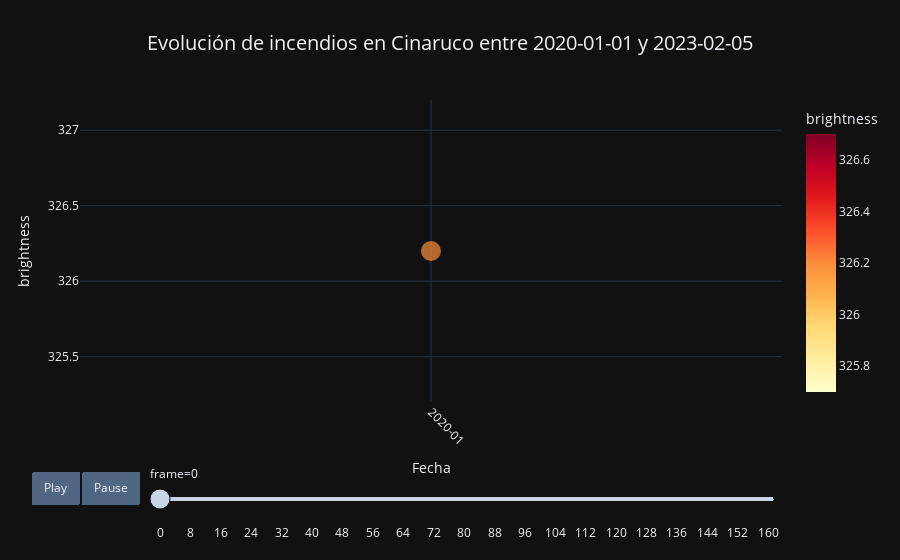

The notebook cell saved with this chart:
### Code cell
fires_evolution_in_parks(joined_df, "2020-01-01", "2023-12-31", "Cinaruco", True)

### Figure 1 — Plotly figure (JSON) as saved in the notebook; plotly's stock layout.template omitted (floating-point values rounded to 4 significant figures)
{"data": [{"hovertemplate": "frame=0<br>Fecha=%{x}<br>brightness=%{marker.color}<extra></extra>", "legendgroup": "", "marker": {"color": [326.2], "coloraxis": "coloraxis", "opacity": 0.7, "size": 20, "symbol": "circle"}, "mode": "markers", "name": "", "orientation": "v", "showlegend": false, "type": "scatter", "x": ["2020-01-05T00:00:00"], "xaxis": "x", "y": [326.2], "yaxis": "y"}], "layout": {"coloraxis": {"colorbar": {"title": {"text": "brightness"}}, "colorscale": [[0, "rgb(255,255,204)"], [0.125, "rgb(255,237,160)"], [0.25, "rgb(254,217,118)"], [0.375, "rgb(254,178,76)"], [0.5, "rgb(253,141,60)"], [0.625, "rgb(252,78,42)"], [0.75, "rgb(227,26,28)"], [0.875, "rgb(189,0,38)"], [1, "rgb(128,0,38)"]]}, "legend": {"tracegroupgap": 0}, "sliders": [{"active": 0, "currentvalue": {"prefix": "frame="}, "len": 0.9, "pad": {"b": 10, "t": 60}, "steps": [{"args": [["0"], {"frame": {"duration": 0, "redraw": false}, "fromcurrent": true, "mode": "immediate", "transition": {"duration": 0, "easing": "linear"}}], "label": "0", "method": "animate"}, {"args": [["1"], {"frame": {"duration": 0, "redraw": false}, "fromcurrent": true, "mode": "immediate", "transition": {"duration": 0, "easing": "linear"}}], "label": "1", "method": "animate"}, {"args": [["2"], {"frame": {"duration": 0, "redraw": false}, "fromcurrent": true, "mode": "immediate", "transition": {"duration": 0, "easing": "linear"}}], "label": "2", "method": "animate"}, {"args": [["3"], {"frame": {"duration": 0, "redraw": false}, "fromcurrent": true, "mode": "immediate", "transition": {"duration": 0, "easing": "linear"}}], "label": "3", "method": "animate"}, {"args": [["4"], {"frame": {"duration": 0, "redraw": false}, "fromcurrent": true, "mode": "immediate", "transition": {"duration": 0, "easing": "linear"}}], "label": "4", "method": "animate"}, {"args": [["5"], {"frame": {"duration": 0, "redraw": false}, "fromcurrent": true, "mode": "immediate", "transition": {"duration": 0, "easing": "linear"}}], "label": "5", "method": "animate"}, {"args": [["6"], {"frame": {"duration": 0, "redraw": false}, "fromcurrent": true, "mode": "immediate", "transition": {"duration": 0, "easing": "linear"}}], "label": "6", "method": "animate"}, {"args": [["7"], {"frame": {"duration": 0, "redraw": false}, "fromcurrent": true, "mode": "immediate", "transition": {"duration": 0, "easing": "linear"}}], "label": "7", "method": "animate"}, {"args": [["8"], {"frame": {"duration": 0, "redraw": false}, "fromcurrent": true, "mode": "immediate", "transition": {"duration": 0, "easing": "linear"}}], "label": "8", "method": "animate"}, {"args": [["9"], {"frame": {"duration": 0, "redraw": false}, "fromcurrent": true, "mode": "immediate", "transition": {"duration": 0, "easing": "linear"}}], "label": "9", "method": "animate"}, {"args": [["10"], {"frame": {"duration": 0, "redraw": false}, "fromcurrent": true, "mode": "immediate", "transition": {"duration": 0, "easing": "linear"}}], "label": "10", "method": "animate"}, {"args": [["11"], {"frame": {"duration": 0, "redraw": false}, "fromcurrent": true, "mode": "immediate", "transition": {"duration": 0, "easing": "linear"}}], "label": "11", "method": "animate"}, {"args": [["12"], {"frame": {"duration": 0, "redraw": false}, "fromcurrent": true, "mode": "immediate", "transition": {"duration": 0, "easing": "linear"}}], "label": "12", "method": "animate"}, {"args": [["13"], {"frame": {"duration": 0, "redraw": false}, "fromcurrent": true, "mode": "immediate", "transition": {"duration": 0, "easing": "linear"}}], "label": "13", "method": "animate"}, {"args": [["14"], {"frame": {"duration": 0, "redraw": false}, "fromcurrent": true, "mode": "immediate", "transition": {"duration": 0, "easing": "linear"}}], "label": "14", "method": "animate"}, {"args": [["15"], {"frame": {"duration": 0, "redraw": false}, "fromcurrent": true, "mode": "immediate", "transition": {"duration": 0, "easing": "linear"}}], "label": "15", "method": "animate"}, {"args": [["16"], {"frame": {"duration": 0, "redraw": false}, "fromcurrent": true, "mode": "immediate", "transition": {"duration": 0, "easing": "linear"}}], "label": "16", "method": "animate"}, {"args": [["17"], {"frame": {"duration": 0, "redraw": false}, "fromcurrent": true, "mode": "immediate", "transition": {"duration": 0, "easing": "linear"}}], "label": "17", "method": "animate"}, {"args": [["18"], {"frame": {"duration": 0, "redraw": false}, "fromcurrent": true, "mode": "immediate", "transition": {"duration": 0, "easing": "linear"}}], "label": "18", "method": "animate"}, {"args": [["19"], {"frame": {"duration": 0, "redraw": false}, "fromcurrent": true, "mode": "immediate", "transition": {"duration": 0, "easing": "linear"}}], "label": "19", "method": "animate"}, {"args": [["20"], {"frame": {"duration": 0, "redraw": false}, "fromcurrent": true, "mode": "immediate", "transition": {"duration": 0, "easing": "linear"}}], "label": "20", "method": "animate"}, {"args": [["21"], {"frame": {"duration": 0, "redraw": false}, "fromcurrent": true, "mode": "immediate", "transition": {"duration": 0, "easing": "linear"}}], "label": "21", "method": "animate"}, {"args": [["22"], {"frame": {"duration": 0, "redraw": false}, "fromcurrent": true, "mode": "immediate", "transition": {"duration": 0, "easing": "linear"}}], "label": "22", "method": "animate"}, {"args": [["23"], {"frame": {"duration": 0, "redraw": false}, "fromcurrent": true, "mode": "immediate", "transition": {"duration": 0, "easing": "linear"}}], "label": "23", "method": "animate"}, {"args": [["24"], {"frame": {"duration": 0, "redraw": false}, "fromcurrent": true, "mode": "immediate", "transition": {"duration": 0, "easing": "linear"}}], "label": "24", "method": "animate"}, {"args": [["25"], {"frame": {"duration": 0, "redraw": false}, "fromcurrent": true, "mode": "immediate", "transition": {"duration": 0, "easing": "linear"}}], "label": "25", "method": "animate"}, {"args": [["26"], {"frame": {"duration": 0, "redraw": false}, "fromcurrent": true, "mode": "immediate", "transition": {"duration": 0, "easing": "linear"}}], "label": "26", "method": "animate"}, {"args": [["27"], {"frame": {"duration": 0, "redraw": false}, "fromcurrent": true, "mode": "immediate", "transition": {"duration": 0, "easing": "linear"}}], "label": "27", "method": "animate"}, {"args": [["28"], {"frame": {"duration": 0, "redraw": false}, "fromcurrent": true, "mode": "immediate", "transition": {"duration": 0, "easing": "linear"}}], "label": "28", "method": "animate"}, {"args": [["29"], {"frame": {"duration": 0, "redraw": false}, "fromcurrent": true, "mode": "immediate", "transition": {"duration": 0, "easing": "linear"}}], "label": "29", "method": "animate"}, {"args": [["30"], {"frame": {"duration": 0, "redraw": false}, "fromcurrent": true, "mode": "immediate", "transition": {"duration": 0, "easing": "linear"}}], "label": "30", "method": "animate"}, {"args": [["31"], {"frame": {"duration": 0, "redraw": false}, "fromcurrent": true, "mode": "immediate", "transition": {"duration": 0, "easing": "linear"}}], "label": "31", "method": "animate"}, {"args": [["32"], {"frame": {"duration": 0, "redraw": false}, "fromcurrent": true, "mode": "immediate", "transition": {"duration": 0, "easing": "linear"}}], "label": "32", "method": "animate"}, {"args": [["33"], {"frame": {"duration": 0, "redraw": false}, "fromcurrent": true, "mode": "immediate", "transition": {"duration": 0, "easing": "linear"}}], "label": "33", "method": "animate"}, {"args": [["34"], {"frame": {"duration": 0, "redraw": false}, "fromcurrent": true, "mode": "immediate", "transition": {"duration": 0, "easing": "linear"}}], "label": "34", "method": "animate"}, {"args": [["35"], {"frame": {"duration": 0, "redraw": false}, "fromcurrent": true, "mode": "immediate", "transition": {"duration": 0, "easing": "linear"}}], "label": "35", "method": "animate"}, {"args": [["36"], {"frame": {"duration": 0, "redraw": false}, "fromcurrent": true, "mode": "immediate", "transition": {"duration": 0, "easing": "linear"}}], "label": "36", "method": "animate"}, {"args": [["37"], {"frame": {"duration": 0, "redraw": false}, "fromcurrent": true, "mode": "immediate", "transition": {"duration": 0, "easing": "linear"}}], "label": "37", "method": "animate"}, {"args": [["38"], {"frame": {"duration": 0, "redraw": false}, "fromcurrent": true, "mode": "immediate", "transition": {"duration": 0, "easing": "linear"}}], "label": "38", "method": "animate"}, {"args": [["39"], {"frame": {"duration": 0, "redraw": false}, "fromcurrent": true, "mode": "immediate", "transition": {"duration": 0, "easing": "linear"}}], "label": "39", "method": "animate"}, {"args": [["40"], {"frame": {"duration": 0, "redraw": false}, "fromcurrent": true, "mode": "immediate", "transition": {"duration": 0, "easing": "linear"}}], "label": "40", "method": "animate"}, {"args": [["41"], {"frame": {"duration": 0, "redraw": false}, "fromcurrent": true, "mode": "immediate", "transition": {"duration": 0, "easing": "linear"}}], "label": "41", "method": "animate"}, {"args": [["42"], {"frame": {"duration": 0, "redraw": false}, "fromcurrent": true, "mode": "immediate", "transition": {"duration": 0, "easing": "linear"}}], "label": "42", "method": "animate"}, {"args": [["43"], {"frame": {"duration": 0, "redraw": false}, "fromcurrent": true, "mode": "immediate", "transition": {"duration": 0, "easing": "linear"}}], "label": "43", "method": "animate"}, {"args": [["44"], {"frame": {"duration": 0, "redraw": false}, "fromcurrent": true, "mode": "immediate", "transition": {"duration": 0, "easing": "linear"}}], "label": "44", "method": "animate"}, {"args": [["45"], {"frame": {"duration": 0, "redraw": false}, "fromcurrent": true, "mode": "immediate", "transition": {"duration": 0, "easing": "linear"}}], "label": "45", "method": "animate"}, {"args": [["46"], {"frame": {"duration": 0, "redraw": false}, "fromcurrent": true, "mode": "immediate", "transition": {"duration": 0, "easing": "linear"}}], "label": "46", "method": "animate"}, {"args": [["47"], {"frame": {"duration": 0, "redraw": false}, "fromcurrent": true, "mode": "immediate", "transition": {"duration": 0, "easing": "linear"}}], "label": "47", "method": "animate"}, {"args": [["48"], {"frame": {"duration": 0, "redraw": false}, "fromcurrent": true, "mode": "immediate", "transition": {"duration": 0, "easing": "linear"}}], "label": "48", "method": "animate"}, {"args": [["49"], {"frame": {"duration": 0, "redraw": false}, "fromcurrent": true, "mode": "immediate", "transition": {"duration": 0, "easing": "linear"}}], "label": "49", "method": "animate"}, {"args": [["50"], {"frame": {"duration": 0, "redraw": false}, "fromcurrent": true, "mode": "immediate", "transition": {"duration": 0, "easing": "linear"}}], "label": "50", "method": "animate"}, {"args": [["51"], {"frame": {"duration": 0, "redraw": false}, "fromcurrent": true, "mode": "immediate", "transition": {"duration": 0, "easing": "linear"}}], "label": "51", "method": "animate"}, {"args": [["52"], {"frame": {"duration": 0, "redraw": false}, "fromcurrent": true, "mode": "immediate", "transition": {"duration": 0, "easing": "linear"}}], "label": "52", "method": "animate"}, {"args": [["53"], {"frame": {"duration": 0, "redraw": false}, "fromcurrent": true, "mode": "immediate", "transition": {"duration": 0, "easing": "linear"}}], "label": "53", "method": "animate"}, {"args": [["54"], {"frame": {"duration": 0, "redraw": false}, "fromcurrent": true, "mode": "immediate", "transition": {"duration": 0, "easing": "linear"}}], "label": "54", "method": "animate"}, {"args": [["55"], {"frame": {"duration": 0, "redraw": false}, "fromcurrent": true, "mode": "immediate", "transition": {"duration": 0, "easing": "linear"}}], "label": "55", "method": "animate"}, {"args": [["56"], {"frame": {"duration": 0, "redraw": false}, "fromcurrent": true, "mode": "immediate", "transition": {"duration": 0, "easing": "linear"}}], "label": "56", "method": "animate"}, {"args": [["57"], {"frame": {"duration": 0, "redraw": false}, "fromcurrent": true, "mode": "immediate", "transition": {"duration": 0, "easing": "linear"}}], "label": "57", "method": "animate"}, {"args": [["58"], {"frame": {"duration": 0, "redraw": false}, "fromcurrent": true, "mode": "immediate", "transition": {"duration": 0, "easing": "linear"}}], "label": "58", "method": "animate"}, {"args": [["59"], {"frame": {"duration": 0, "redraw": false}, "fromcurrent": true, "mode": "immediate", "transition": {"duration": 0, "easing": "linear"}}], "label": "59", "method": "animate"}, {"args": [["60"], {"frame": {"duration": 0, "redraw": false}, "fromcurrent": true, "mode": "immediate", "transition": {"duration": 0, "easing": "linear"}}], "label": "60", "method": "animate"}, {"args": [["61"], {"frame": {"duration": 0, "redraw": false}, "fromcurrent": true, "mode": "immediate", "transition": {"duration": 0, "easing": "linear"}}], "label": "61", "method": "animate"}, {"args": [["62"], {"frame": {"duration": 0, "redraw": false}, "fromcurrent": true, "mode": "immediate", "transition": {"duration": 0, "easing": "linear"}}], "label": "62", "method": "animate"}, {"args": [["63"], {"frame": {"duration": 0, "redraw": false}, "fromcurrent": true, "mode": "immediate", "transition": {"duration": 0, "easing": "linear"}}], "label": "63", "method": "animate"}, {"args": [["64"], {"frame": {"duration": 0, "redraw": false}, "fromcurrent": true, "mode": "immediate", "transition": {"duration": 0, "easing": "linear"}}], "label": "64", "method": "animate"}, {"args": [["65"], {"frame": {"duration": 0, "redraw": false}, "fromcurrent": true, "mode": "immediate", "transition": {"duration": 0, "easing": "linear"}}], "label": "65", "method": "animate"}, {"args": [["66"], {"frame": {"duration": 0, "redraw": false}, "fromcurrent": true, "mode": "immediate", "transition": {"duration": 0, "easing": "linear"}}], "label": "66", "method": "animate"}, {"args": [["67"], {"frame": {"duration": 0, "redraw": false}, "fromcurrent": true, "mode": "immediate", "transition": {"duration": 0, "easing": "linear"}}], "label": "67", "method": "animate"}, {"args": [["68"], {"frame": {"duration": 0, "redraw": false}, "fromcurrent": true, "mode": "immediate", "transition": {"duration": 0, "easing": "linear"}}], "label": "68", "method": "animate"}, {"args": [["69"], {"frame": {"duration": 0, "redraw": false}, "fromcurrent": true, "mode": "immediate", "transition": {"duration": 0, "easing": "linear"}}], "label": "69", "method": "animate"}, {"args": [["70"], {"frame": {"duration": 0, "redraw": false}, "fromcurrent": true, "mode": "immediate", "transition": {"duration": 0, "easing": "linear"}}], "label": "70", "method": "animate"}, {"args": [["71"], {"frame": {"duration": 0, "redraw": false}, "fromcurrent": true, "mode": "immediate", "transition": {"duration": 0, "easing": "linear"}}], "label": "71", "method": "animate"}, {"args": [["72"], {"frame": {"duration": 0, "redraw": false}, "fromcurrent": true, "mode": "immediate", "transition": {"duration": 0, "easing": "linear"}}], "label": "72", "method": "animate"}, {"args": [["73"], {"frame": {"duration": 0, "redraw": false}, "fromcurrent": true, "mode": "immediate", "transition": {"duration": 0, "easing": "linear"}}], "label": "73", "method": "animate"}, {"args": [["74"], {"frame": {"duration": 0, "redraw": false}, "fromcurrent": true, "mode": "immediate", "transition": {"duration": 0, "easing": "linear"}}], "label": "74", "method": "animate"}, {"args": [["75"], {"frame": {"duration": 0, "redraw": false}, "fromcurrent": true, "mode": "immediate", "transition": {"duration": 0, "easing": "linear"}}], "label": "75", "method": "animate"}, {"args": [["76"], {"frame": {"duration": 0, "redraw": false}, "fromcurrent": true, "mode": "immediate", "transition": {"duration": 0, "easing": "linear"}}], "label": "76", "method": "animate"}, {"args": [["77"], {"frame": {"duration": 0, "redraw": false}, "fromcurrent": true, "mode": "immediate", "transition": {"duration": 0, "easing": "linear"}}], "label": "77", "method": "animate"}, {"args": [["78"], {"frame": {"duration": 0, "redraw": false}, "fromcurrent": true, "mode": "immediate", "transition": {"duration": 0, "easing": "linear"}}], "label": "78", "method": "animate"}, {"args": [["79"], {"frame": {"duration": 0, "redraw": false}, "fromcurrent": true, "mode": "immediate", "transition": {"duration": 0, "easing": "linear"}}], "label": "79", "method": "animate"}, {"args": [["80"], {"frame": {"duration": 0, "redraw": false}, "fromcurrent": true, "mode": "immediate", "transition": {"duration": 0, "easing": "linear"}}], "label": "80", "method": "animate"}, {"args": [["81"], {"frame": {"duration": 0, "redraw": false}, "fromcurrent": true, "mode": "immediate", "transition": {"duration": 0, "easing": "linear"}}], "label": "81", "method": "animate"}, {"args": [["82"], {"frame": {"duration": 0, "redraw": false}, "fromcurrent": true, "mode": "immediate", "transition": {"duration": 0, "easing": "linear"}}], "label": "82", "method": "animate"}, {"args": [["83"], {"frame": {"duration": 0, "redraw": false}, "fromcurrent": true, "mode": "immediate", "transition": {"duration": 0, "easing": "linear"}}], "label": "83", "method": "animate"}, {"args": [["84"], {"frame": {"duration": 0, "redraw": false}, "fromcurrent": true, "mode": "immediate", "transition": {"duration": 0, "easing": "linear"}}], "label": "84", "method": "animate"}, {"args": [["85"], {"frame": {"duration": 0, "redraw": false}, "fromcurrent": true, "mode": "immediate", "transition": {"duration": 0, "easing": "linear"}}], "label": "85", "method": "animate"}, {"args": [["86"], {"frame": {"duration": 0, "redraw": false}, "fromcurrent": true, "mode": "immediate", "transition": {"duration": 0, "easing": "linear"}}], "label": "86", "method": "animate"}, {"args": [["87"], {"frame": {"duration": 0, "redraw": false}, "fromcurrent": true, "mode": "immediate", "transition": {"duration": 0, "easing": "linear"}}], "label": "87", "method": "animate"}, {"args": [["88"], {"frame": {"duration": 0, "redraw": false}, "fromcurrent": true, "mode": "immediate", "transition": {"duration": 0, "easing": "linear"}}], "label": "88", "method": "animate"}, {"args": [["89"], {"frame": {"duration": 0, "redraw": false}, "fromcurrent": true, "mode": "immediate", "transition": {"duration": 0, "easing": "linear"}}], "label": "89", "method": "animate"}, {"args": [["90"], {"frame": {"duration": 0, "redraw": false}, "fromcurrent": true, "mode": "immediate", "transition": {"duration": 0, "easing": "linear"}}], "label": "90", "method": "animate"}, {"args": [["91"], {"frame": {"duration": 0, "redraw": false}, "fromcurrent": true, "mode": "immediate", "transition": {"duration": 0, "easing": "linear"}}], "label": "91", "method": "animate"}, {"args": [["92"], {"frame": {"duration": 0, "redraw": false}, "fromcurrent": true, "mode": "immediate", "transition": {"duration": 0, "easing": "linear"}}], "label": "92", "method": "animate"}, {"args": [["93"], {"frame": {"duration": 0, "redraw": false}, "fromcurrent": true, "mode": "immediate", "transition": {"duration": 0, "easing": "linear"}}], "label": "93", "method": "animate"}, {"args": [["94"], {"frame": {"duration": 0, "redraw": false}, "fromcurrent": true, "mode": "immediate", "transition": {"duration": 0, "easing": "linear"}}], "label": "94", "method": "animate"}, {"args": [["95"], {"frame": {"duration": 0, "redraw": false}, "fromcurrent": true, "mode": "immediate", "transition": {"duration": 0, "easing": "linear"}}], "label": "95", "method": "animate"}, {"args": [["96"], {"frame": {"duration": 0, "redraw": false}, "fromcurrent": true, "mode": "immediate", "transition": {"duration": 0, "easing": "linear"}}], "label": "96", "method": "animate"}, {"args": [["97"], {"frame": {"duration": 0, "redraw": false}, "fromcurrent": true, "mode": "immediate", "transition": {"duration": 0, "easing": "linear"}}], "label": "97", "method": "animate"}, {"args": [["98"], {"frame": {"duration": 0, "redraw": false}, "fromcurrent": true, "mode": "immediate", "transition": {"duration": 0, "easing": "linear"}}], "label": "98", "method": "animate"}, {"args": [["99"], {"frame": {"duration": 0, "redraw": false}, "fromcurrent": true, "mode": "immediate", "transition": {"duration": 0, "easing": "linear"}}], "label": "99", "method": "animate"}, {"args": [["100"], {"frame": {"duration": 0, "redraw": false}, "fromcurrent": true, "mode": "immediate", "transition": {"duration": 0, "easing": "linear"}}], "label": "100", "method": "animate"}, {"args": [["101"], {"frame": {"duration": 0, "redraw": false}, "fromcurrent": true, "mode": "immediate", "transition": {"duration": 0, "easing": "linear"}}], "label": "101", "method": "animate"}, {"args": [["102"], {"frame": {"duration": 0, "redraw": false}, "fromcurrent": true, "mode": "immediate", "transition": {"duration": 0, "easing": "linear"}}], "label": "102", "method": "animate"}, {"args": [["103"], {"frame": {"duration": 0, "redraw": false}, "fromcurrent": true, "mode": "immediate", "transition": {"duration": 0, "easing": "linear"}}], "label": "103", "method": "animate"}, {"args": [["104"], {"frame": {"duration": 0, "redraw": false}, "fromcurrent": true, "mode": "immediate", "transition": {"duration": 0, "easing": "linear"}}], "label": "104", "method": "animate"}, {"args": [["105"], {"frame": {"duration": 0, "redraw": false}, "fromcurrent": true, "mode": "immediate", "transition": {"duration": 0, "easing": "linear"}}], "label": "105", "method": "animate"}, {"args": [["106"], {"frame": {"duration": 0, "redraw": false}, "fromcurrent": true, "mode": "immediate", "transition": {"duration": 0, "easing": "linear"}}], "label": "106", "method": "animate"}, {"args": [["107"], {"frame": {"duration": 0, "redraw": false}, "fromcurrent": true, "mode": "immediate", "transition": {"duration": 0, "easing": "linear"}}], "label": "107", "method": "animate"}, {"args": [["108"], {"frame": {"duration": 0, "redraw": false}, "fromcurrent": true, "mode": "immediate", "transition": {"duration": 0, "easing": "linear"}}], "label": "108", "method": "animate"}, {"args": [["109"], {"frame": {"duration": 0, "redraw": false}, "fromcurrent": true, "mode": "immediate", "transition": {"duration": 0, "easing": "linear"}}], "label": "109", "method": "animate"}, {"args": [["110"], {"frame": {"duration": 0, "redraw": false}, "fromcurrent": true, "mode": "immediate", "transition": {"duration": 0, "easing": "linear"}}], "label": "110", "method": "animate"}, {"args": [["111"], {"frame": {"duration": 0, "redraw": false}, "fromcurrent": true, "mode": "immediate", "transition": {"duration": 0, "easing": "linear"}}], "label": "111", "method": "animate"}, {"args": [["112"], {"frame": {"duration": 0, "redraw": false}, "fromcurrent": true, "mode": "immediate", "transition": {"duration": 0, "easing": "linear"}}], "label": "112", "method": "animate"}, {"args": [["113"], {"frame": {"duration": 0, "redraw": false}, "fromcurrent": true, "mode": "immediate", "transition": {"duration": 0, "easing": "linear"}}], "label": "113", "method": "animate"}, {"args": [["114"], {"frame": {"duration": 0, "redraw": false}, "fromcurrent": true, "mode": "immediate", "transition": {"duration": 0, "easing": "linear"}}], "label": "114", "method": "animate"}, {"args": [["115"], {"frame": {"duration": 0, "redraw": false}, "fromcurrent": true, "mode": "immediate", "transition": {"duration": 0, "easing": "linear"}}], "label": "115", "method": "animate"}, {"args": [["116"], {"frame": {"duration": 0, "redraw": false}, "fromcurrent": true, "mode": "immediate", "transition": {"duration": 0, "easing": "linear"}}], "label": "116", "method": "animate"}, {"args": [["117"], {"frame": {"duration": 0, "redraw": false}, "fromcurrent": true, "mode": "immediate", "transition": {"duration": 0, "easing": "linear"}}], "label": "117", "method": "animate"}, {"args": [["118"], {"frame": {"duration": 0, "redraw": false}, "fromcurrent": true, "mode": "immediate", "transition": {"duration": 0, "easing": "linear"}}], "label": "118", "method": "animate"}, {"args": [["119"], {"frame": {"duration": 0, "redraw": false}, "fromcurrent": true, "mode": "immediate", "transition": {"duration": 0, "easing": "linear"}}], "label": "119", "method": "animate"}, {"args": [["120"], {"frame": {"duration": 0, "redraw": false}, "fromcurrent": true, "mode": "immediate", "transition": {"duration": 0, "easing": "linear"}}], "label": "120", "method": "animate"}, {"args": [["121"], {"frame": {"duration": 0, "redraw": false}, "fromcurrent": true, "mode": "immediate", "transition": {"duration": 0, "easing": "linear"}}], "label": "121", "method": "animate"}, {"args": [["122"], {"frame": {"duration": 0, "redraw": false}, "fromcurrent": true, "mode": "immediate", "transition": {"duration": 0, "easing": "linear"}}], "label": "122", "method": "animate"}, {"args": [["123"], {"frame": {"duration": 0, "redraw": false}, "fromcurrent": true, "mode": "immediate", "transition": {"duration": 0, "easing": "linear"}}], "label": "123", "method": "animate"}, {"args": [["124"], {"frame": {"duration": 0, "redraw": false}, "fromcurrent": true, "mode": "immediate", "transition": {"duration": 0, "easing": "linear"}}], "label": "124", "method": "animate"}, {"args": [["125"], {"frame": {"duration": 0, "redraw": false}, "fromcurrent": true, "mode": "immediate", "transition": {"duration": 0, "easing": "linear"}}], "label": "125", "method": "animate"}, {"args": [["126"], {"frame": {"duration": 0, "redraw": false}, "fromcurrent": true, "mode": "immediate", "transition": {"duration": 0, "easing": "linear"}}], "label": "126", "method": "animate"}, {"args": [["127"], {"frame": {"duration": 0, "redraw": false}, "fromcurrent": true, "mode": "immediate", "transition": {"duration": 0, "easing": "linear"}}], "label": "127", "method": "animate"}, {"args": [["128"], {"frame": {"duration": 0, "redraw": false}, "fromcurrent": true, "mode": "immediate", "transition": {"duration": 0, "easing": "linear"}}], "label": "128", "method": "animate"}, {"args": [["129"], {"frame": {"duration": 0, "redraw": false}, "fromcurrent": true, "mode": "immediate", "transition": {"duration": 0, "easing": "linear"}}], "label": "129", "method": "animate"}, {"args": [["130"], {"frame": {"duration": 0, "redraw": false}, "fromcurrent": true, "mode": "immediate", "transition": {"duration": 0, "easing": "linear"}}], "label": "130", "method": "animate"}, {"args": [["131"], {"frame": {"duration": 0, "redraw": false}, "fromcurrent": true, "mode": "immediate", "transition": {"duration": 0, "easing": "linear"}}], "label": "131", "method": "animate"}, {"args": [["132"], {"frame": {"duration": 0, "redraw": false}, "fromcurrent": true, "mode": "immediate", "transition": {"duration": 0, "easing": "linear"}}], "label": "132", "method": "animate"}, {"args": [["133"], {"frame": {"duration": 0, "redraw": false}, "fromcurrent": true, "mode": "immediate", "transition": {"duration": 0, "easing": "linear"}}], "label": "133", "method": "animate"}, {"args": [["134"], {"frame": {"duration": 0, "redraw": false}, "fromcurrent": true, "mode": "immediate", "transition": {"duration": 0, "easing": "linear"}}], "label": "134", "method": "animate"}, {"args": [["135"], {"frame": {"duration": 0, "redraw": false}, "fromcurrent": true, "mode": "immediate", "transition": {"duration": 0, "easing": "linear"}}], "label": "135", "method": "animate"}, {"args": [["136"], {"frame": {"duration": 0, "redraw": false}, "fromcurrent": true, "mode": "immediate", "transition": {"duration": 0, "easing": "linear"}}], "label": "136", "method": "animate"}, {"args": [["137"], {"frame": {"duration": 0, "redraw": false}, "fromcurrent": true, "mode": "immediate", "transition": {"duration": 0, "easing": "linear"}}], "label": "137", "method": "animate"}, {"args": [["138"], {"frame": {"duration": 0, "redraw": false}, "fromcurrent": true, "mode": "immediate", "transition": {"duration": 0, "easing": "linear"}}], "label": "138", "method": "animate"}, {"args": [["139"], {"frame": {"duration": 0, "redraw": false}, "fromcurrent": true, "mode": "immediate", "transition": {"duration": 0, "easing": "linear"}}], "label": "139", "method": "animate"}, {"args": [["140"], {"frame": {"duration": 0, "redraw": false}, "fromcurrent": true, "mode": "immediate", "transition": {"duration": 0, "easing": "linear"}}], "label": "140", "method": "animate"}, {"args": [["141"], {"frame": {"duration": 0, "redraw": false}, "fromcurrent": true, "mode": "immediate", "transition": {"duration": 0, "easing": "linear"}}], "label": "141", "method": "animate"}, {"args": [["142"], {"frame": {"duration": 0, "redraw": false}, "fromcurrent": true, "mode": "immediate", "transition": {"duration": 0, "easing": "linear"}}], "label": "142", "method": "animate"}, {"args": [["143"], {"frame": {"duration": 0, "redraw": false}, "fromcurrent": true, "mode": "immediate", "transition": {"duration": 0, "easing": "linear"}}], "label": "143", "method": "animate"}, {"args": [["144"], {"frame": {"duration": 0, "redraw": false}, "fromcurrent": true, "mode": "immediate", "transition": {"duration": 0, "easing": "linear"}}], "label": "144", "method": "animate"}, {"args": [["145"], {"frame": {"duration": 0, "redraw": false}, "fromcurrent": true, "mode": "immediate", "transition": {"duration": 0, "easing": "linear"}}], "label": "145", "method": "animate"}, {"args": [["146"], {"frame": {"duration": 0, "redraw": false}, "fromcurrent": true, "mode": "immediate", "transition": {"duration": 0, "easing": "linear"}}], "label": "146", "method": "animate"}, {"args": [["147"], {"frame": {"duration": 0, "redraw": false}, "fromcurrent": true, "mode": "immediate", "transition": {"duration": 0, "easing": "linear"}}], "label": "147", "method": "animate"}, {"args": [["148"], {"frame": {"duration": 0, "redraw": false}, "fromcurrent": true, "mode": "immediate", "transition": {"duration": 0, "easing": "linear"}}], "label": "148", "method": "animate"}, {"args": [["149"], {"frame": {"duration": 0, "redraw": false}, "fromcurrent": true, "mode": "immediate", "transition": {"duration": 0, "easing": "linear"}}], "label": "149", "method": "animate"}, {"args": [["150"], {"frame": {"duration": 0, "redraw": false}, "fromcurrent": true, "mode": "immediate", "transition": {"duration": 0, "easing": "linear"}}], "label": "150", "method": "animate"}, {"args": [["151"], {"frame": {"duration": 0, "redraw": false}, "fromcurrent": true, "mode": "immediate", "transition": {"duration": 0, "easing": "linear"}}], "label": "151", "method": "animate"}, {"args": [["152"], {"frame": {"duration": 0, "redraw": false}, "fromcurrent": true, "mode": "immediate", "transition": {"duration": 0, "easing": "linear"}}], "label": "152", "method": "animate"}, {"args": [["153"], {"frame": {"duration": 0, "redraw": false}, "fromcurrent": true, "mode": "immediate", "transition": {"duration": 0, "easing": "linear"}}], "label": "153", "method": "animate"}, {"args": [["154"], {"frame": {"duration": 0, "redraw": false}, "fromcurrent": true, "mode": "immediate", "transition": {"duration": 0, "easing": "linear"}}], "label": "154", "method": "animate"}, {"args": [["155"], {"frame": {"duration": 0, "redraw": false}, "fromcurrent": true, "mode": "immediate", "transition": {"duration": 0, "easing": "linear"}}], "label": "155", "method": "animate"}, {"args": [["156"], {"frame": {"duration": 0, "redraw": false}, "fromcurrent": true, "mode": "immediate", "transition": {"duration": 0, "easing": "linear"}}], "label": "156", "method": "animate"}, {"args": [["157"], {"frame": {"duration": 0, "redraw": false}, "fromcurrent": true, "mode": "immediate", "transition": {"duration": 0, "easing": "linear"}}], "label": "157", "method": "animate"}, {"args": [["158"], {"frame": {"duration": 0, "redraw": false}, "fromcurrent": true, "mode": "immediate", "transition": {"duration": 0, "easing": "linear"}}], "label": "158", "method": "animate"}, {"args": [["159"], {"frame": {"duration": 0, "redraw": false}, "fromcurrent": true, "mode": "immediate", "transition": {"duration": 0, "easing": "linear"}}], "label": "159", "method": "animate"}, {"args": [["160"], {"frame": {"duration": 0, "redraw": false}, "fromcurrent": true, "mode": "immediate", "transition": {"duration": 0, "easing": "linear"}}], "label": "160", "method": "animate"}, {"args": [["161"], {"frame": {"duration": 0, "redraw": false}, "fromcurrent": true, "mode": "immediate", "transition": {"duration": 0, "easing": "linear"}}], "label": "161", "method": "animate"}], "x": 0.1, "xanchor": "left", "y": 0, "yanchor": "top"}], "title": {"font": {"size": 20}, "text": "Evolución de incendios en Cinaruco entre 2020-01-01 y 2023-02-05", "x": 0.5, "xanchor": "center"}, "updatemenus": [{"buttons": [{"args": [null, {"frame": {"duration": 10, "redraw": true}, "fromcurrent": true}], "label": "Play", "method": "animate"}, {"args": [[null], {"frame": {"duration": 0, "redraw": true}, "mode": "immediate", "transition": {"duration": 0}}], "label": "Pause", "method": "animate"}], "direction": "left", "pad": {"r": 10, "t": 70}, "showactive": false, "type": "buttons", "x": 0.1, "xanchor": "right", "y": 0, "yanchor": "top"}], "xaxis": {"anchor": "y", "domain": [0, 1], "dtick": "M1", "tick0": "2020-01-05T00:00:00", "tickangle": 45, "tickformat": "%Y-%m", "tickmode": "linear", "title": {"text": "Fecha"}, "type": "date"}, "yaxis": {"anchor": "x", "domain": [0, 1], "title": {"text": "brightness"}}}}
